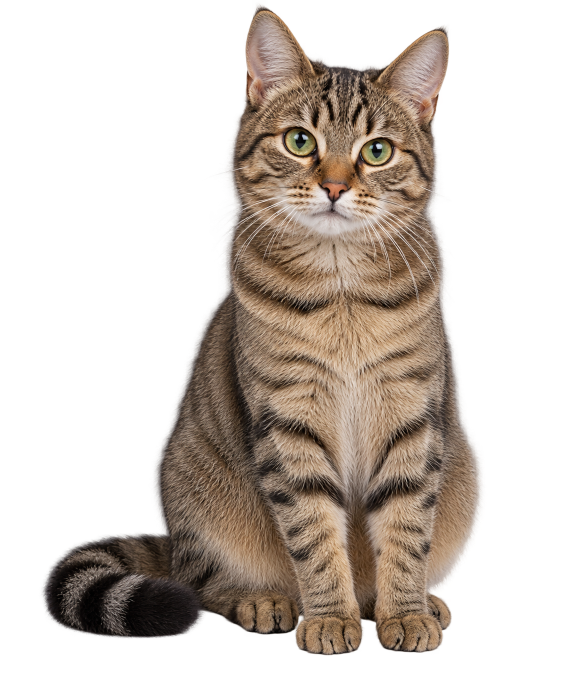
#> input picture longforms/xai01_cat_mystery/assets/cat_photo.png, 1145 x 1374 px (shown at 1/2 size)
$ python prepare_assets.py
#> lines starting #> are read from the running program, lines starting #| are printed output that depends on the picture
"""All displayed approximations are actual truncated SVD, never blur effects."""
from pathlib import Path
import json
import numpy as np
from PIL import Image
R=Path(__file__).resolve().parent;D=R/'assets';D.mkdir(exist_ok=True)
source=R.parent/'xai01_cat_mystery/assets/cat_photo.png'
rgba=Image.open(source).convert('RGBA');bg=Image.new('RGBA',rgba.size,(220,225,230,255));bg.alpha_composite(rgba)
#> further down, rgba is the input picture: PIL image 1145x1374 RGBA; mean R, G, B, A 56.2, 46.5, 38.9, 100.8
#> after `bg.alpha_composite(rgba)`:
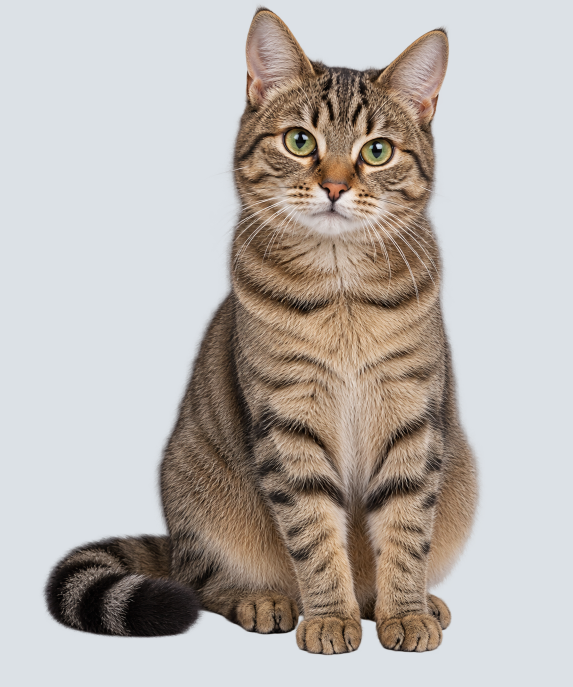
#> bg: PIL image 1145x1374 RGBA (shown at 1/2 size); mean R, G, B, A 185.8, 179.8, 175.5, 255
photo=np.asarray(bg.convert('L').resize((160,192),Image.Resampling.LANCZOS),dtype=float)/255
u,s,vt=np.linalg.svd(photo,full_matrices=False)
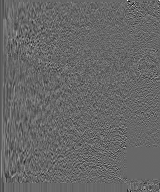
#> u: shape (192, 160) float64; min -0.491, max 0.714, mean -0.000355; drawn with min black and max white
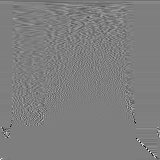
#> vt: shape (160, 160) float64; min -0.974, max 0.982, mean -0.000574; drawn with min black and max white
#> s = 160 values, max 127.7 at index 0, min 8.05e-15 at index 159, mean 1.74
def save(a,name):Image.fromarray(np.uint8(np.clip(a,0,1)*255)).save(D/(name+'.png'))
#> called with name = 'photo_original'
save(photo,'photo_original');errors={}
for k in [1,2,5,10]:
 a=(u[:,:k]*s[:k])@vt[:k];save(a,f'photo_rank{k}')
 err=np.linalg.norm(photo-a,'fro')**2;tail=float(np.sum(s[k:]**2));assert np.isclose(err,tail)
 errors[str(k)]={'squared_frobenius':float(err),'relative_frobenius':float(np.sqrt(err)/np.linalg.norm(photo,'fro')),'discarded_sigma_squared_sum':tail}
#> this loop made 4 passes
#> (err, tail) on passes 1 to 4: (827.6, 827.6), (566.9, 566.9), (241.7, 241.7), (132.3, 132.3)
#> pass 1, `a = u[:, :k] * s[:k] @ vt[:k]`:
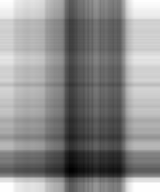
#> a: shape (192, 160) float64; min 0.319, max 1.03, mean 0.711; drawn with min black and max white
#> pass 1, in save (call 2), `def save(a,name):Image.fromarray(np.uint8(np.clip(a,0,1)*255)).save(D/..`:
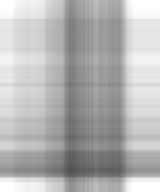
#> saved as photo_rank1.png: PIL image 160x192 L; min 81, max 255, mean 180.7
#> after the loop:
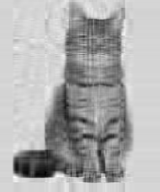
#> a: shape (192, 160) float64; min -0.0481, max 1.06, mean 0.71; drawn with min black and max white
#> after the loop, errors = 4 items
rng=np.random.default_rng(20261022);q,_=np.linalg.qr(rng.normal(size=(6,6)));v,_=np.linalg.qr(rng.normal(size=(6,6)))
ss=np.array([8,4,2,1,.5,.2]);parts=np.array([ss[i]*np.outer(q[:,i],v[:,i]) for i in range(6)]);a=parts.sum(axis=0);a3=parts[:3].sum(axis=0)
def heat(x,name,lim=8):
 z=x/lim;rgb=np.zeros((*x.shape,3));rgb[:]=[.07,.12,.19]
 for p,col in [(z>=0,np.array([.32,.85,.77])),(z<0,np.array([.74,.6,.99]))]:
  amount=np.clip(np.abs(z),0,1)[p,None];rgb[p]=rgb[p]*(1-amount)+col*amount
 Image.fromarray(np.uint8(rgb*255)).resize((360,360),Image.Resampling.NEAREST).save(D/(name+'.png'))
for i,p in enumerate(parts):heat(p,f'component{i+1}')
for x,n in [(a,'matrix_original'),(a3,'matrix_rank3'),(a-a3,'matrix_error')]:heat(x,n)
#> this loop made 3 passes
#> pass 1, in heat (call 7), `Image.fromarray(np.uint8(rgb*255)).resize((360,360),Image.Resampling.N..`:
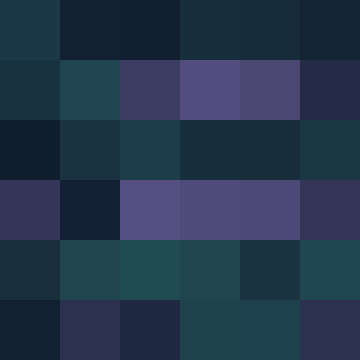
#> saved as matrix_original.png: PIL image 360x360 RGB; mean R, G, B 36.4, 54.4, 76.2
# Orthogonal zero-sum local marker: exact rank 2, with singular values 8 and 0.3.
n=16;marker=np.zeros((n,n));marker[7:9,7:9]=.15*np.array([[1,-1],[-1,1]])
marked=.5*np.ones((n,n))+marker;mu,ms,mv=np.linalg.svd(marked,full_matrices=False);rank1=(mu[:,:1]*ms[:1])@mv[:1]
assert np.allclose(ms[:2],[8,.3]);assert np.allclose(rank1,.5);assert np.allclose(ms[2:],0,atol=1e-12)
score=lambda m:float((m[7,7]-m[7,8]-m[8,7]+m[8,8])/4)
assert score(marked)>.075 and score(rank1)<.075
for x,name in [(marked,'marker_original'),(rank1,'marker_rank1')]:
 save(x,name);save(x[6:10,6:10],name+'_zoom')
np.savez(D/'svd_data.npz',photo=photo,photo_sigma=s,components=parts,matrix=a,matrix_rank3=a3,marker=marked,marker_rank1=rank1)
report={'photo_source':str(source),'source_kind':'existing photorealistic generated image; see xai01_cat_mystery/assets/generation.md','photo_shape':list(photo.shape),'photo_errors':errors,'display':'grayscale display clips to [0,1]; all ranks/errors computed on unclipped float matrices','rank3_squared_error':float(np.linalg.norm(a-a3)**2),'rank2_example':{'sigma':[8,4,2],'keep_8_4_error':4,'keep_8_2_error':16},'marker':{'sigma':ms[:2].tolist(),'original_score':score(marked),'rank1_score':score(rank1),'threshold':.075,'squared_frobenius_error':float(np.linalg.norm(marked-rank1)**2),'relative_frobenius_error':float(np.linalg.norm(marked-rank1)/np.linalg.norm(marked))}}
(D/'numerical_checks.json').write_text(json.dumps(report,ensure_ascii=False,indent=2),encoding='utf-8');print(json.dumps(report,ensure_ascii=False))
#> (printed output is left out)

$ run again, with longforms/xai01_cat_mystery/assets/cat_second.png copied over longforms/xai01_cat_mystery/assets/cat_photo.png
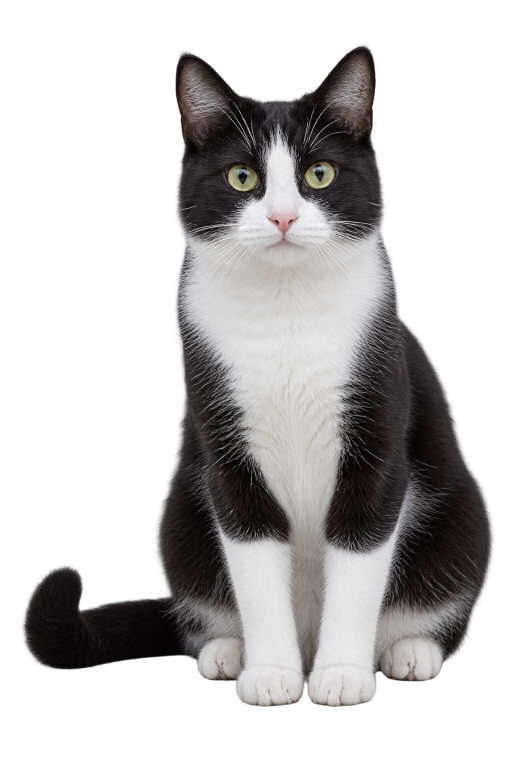
#> input picture longforms/xai01_cat_mystery/assets/cat_second.png, 1024 x 1536 px (shown at 1/2 size)
#> rgba is the input picture: PIL image 1024x1536 RGBA; mean R, G, B, A 61.8, 59.2, 59.1, 105.9
#> s = 160 values, max 126.2 at index 0, min 6.58e-15 at index 159, mean 1.91
#> the loop `for k in [1,2,5,10]:` made 4 passes
#> (err, tail) on passes 1 to 4: (1686.7, 1686.7), (1052.8, 1052.8), (366.3, 366.3), (136.8, 136.8)
#> pass 1, in save (call 2), `def save(a,name):Image.fromarray(np.uint8(np.clip(a,0,1)*255)).save(D/..`:
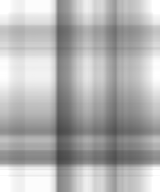
#> saved as photo_rank1.png: PIL image 160x192 L; min 70, max 255, mean 177.7
#> after the loop `for k in [1,2,5,10]:`:
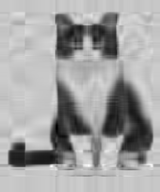
#> a: shape (192, 160) float64; min -0.13, max 1.17, mean 0.698; drawn with min black and max white
#> after the loop `for k in [1,2,5,10]:`: errors = 4 items
#> (printed output is left out)

$ run again, with longforms/xai01_cat_mystery/assets/fox_photo.png copied over longforms/xai01_cat_mystery/assets/cat_photo.png
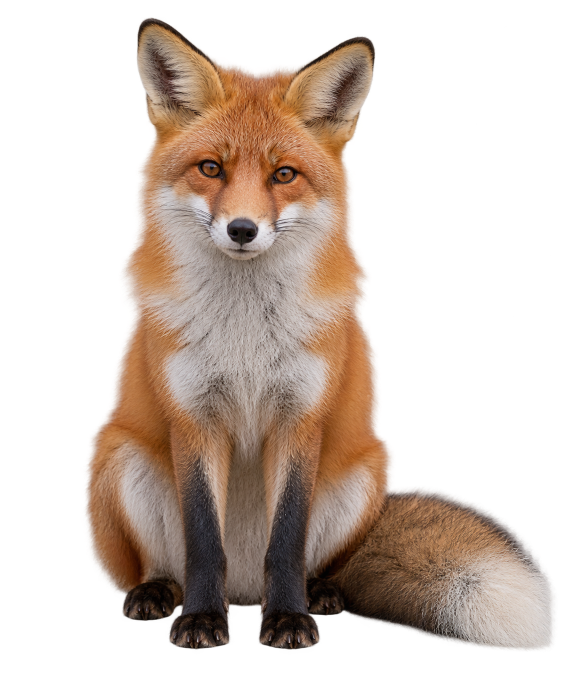
#> input picture longforms/xai01_cat_mystery/assets/fox_photo.png, 1145 x 1374 px (shown at 1/2 size)
#> rgba is the input picture: PIL image 1145x1374 RGBA; mean R, G, B, A 66.2, 51.7, 42.3, 103.7
#> `u,s,vt=np.linalg.svd(photo,full_matrices=False)`:
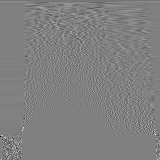
#> vt: shape (160, 160) float64; min -0.969, max 0.951, mean -0.000535; drawn with min black and max white
#> s = 160 values, max 129.5 at index 0, min 7.96e-15 at index 159, mean 1.55
#> the loop `for k in [1,2,5,10]:` made 4 passes
#> (err, tail) on passes 1 to 4: (642.7, 642.7), (392.3, 392.3), (148.2, 148.2), (66.13, 66.13)
#> after the loop `for k in [1,2,5,10]:`:
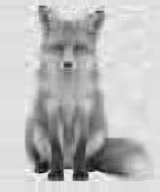
#> a: shape (192, 160) float64; min -0.111, max 1.01, mean 0.72; drawn with min black and max white
#> after the loop `for k in [1,2,5,10]:`: errors = 4 items
#> (printed output is left out)
